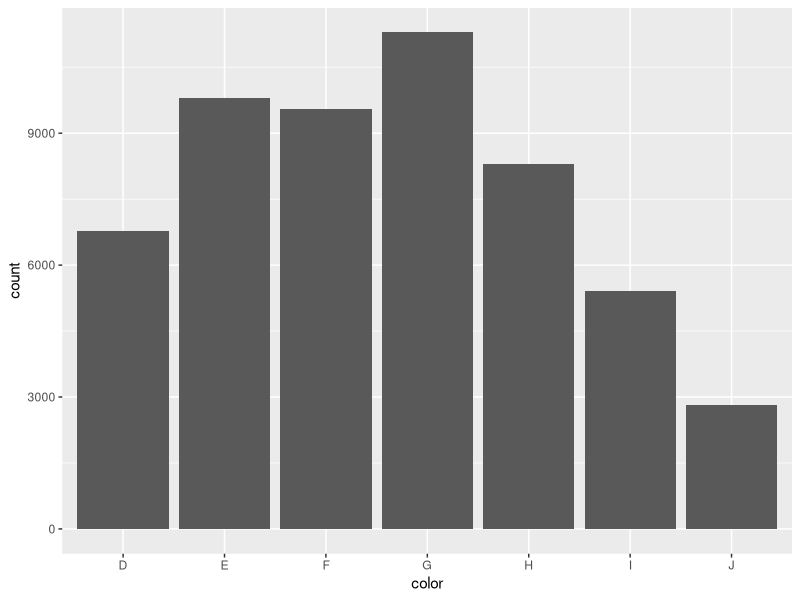

Recreate this plot in R.
## ---- chunk 1
library(tidyverse)
data(diamonds)
## ---- chunk 2
dim(diamonds)
## ---- chunk 3
ggplot(diamonds, aes(x=color)) +
  geom_bar()
